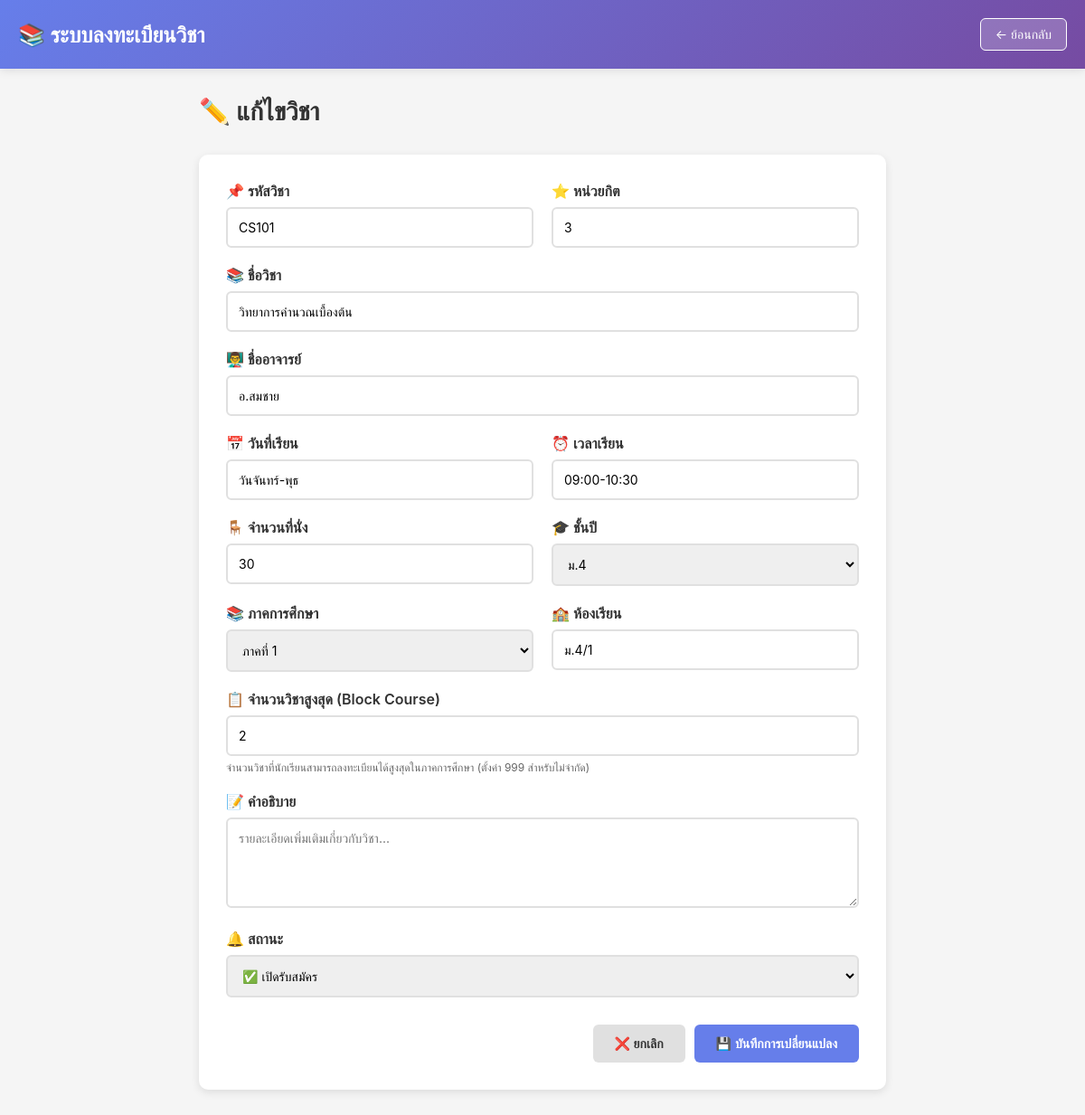
Page /admin/course-edit.php?course_id=1 (signed in) on the committed database.
### tables this page shows
CREATE TABLE courses (
    id INT AUTO_INCREMENT PRIMARY KEY,
    course_code VARCHAR(50) NOT NULL,
    course_name VARCHAR(255) NOT NULL,
    teacher_name VARCHAR(150) NOT NULL,
    credits INT NOT NULL,
    schedule_day VARCHAR(100),
    schedule_time VARCHAR(50),
    max_seats INT NOT NULL DEFAULT 30,
    grade_level INT NOT NULL COMMENT '4, 5, 6 (ชั้นปี)',
    semester INT NOT NULL COMMENT '1, 2',
    classroom VARCHAR(50) NOT NULL COMMENT 'ห้องเรียน เช่น ม.4/1',
    max_enrollments INT NOT NULL DEFAULT 999 COMMENT 'Block course: จำนวนวิชาสูงสุด',
    academic_year INT NOT NULL DEFAULT 2024,
    status ENUM('open', 'closed') DEFAULT 'open',
    description TEXT,
    created_at TIMESTAMP DEFAULT CURRENT_TIMESTAMP,
    updated_at TIMESTAMP DEFAULT CURRENT_TIMESTAMP ON UPDATE CURRENT_TIMESTAMP,
    UNIQUE KEY unique_course_period (course_code, grade_level, semester, classroom, academic_year),
    INDEX idx_course_code (course_code),
    INDEX idx_grade_level (grade_level),
    INDEX idx_semester (semester),
    INDEX idx_classroom (classroom),
    INDEX idx_status (status),
    INDEX idx_academic_year (academic_year)
);

### admin/course-edit.php (the view, shortened to what this page needs)
<?php
include '../config.php';
$course_id = (int)($_GET['course_id'] ?? 0);
$course_query = "SELECT * FROM courses WHERE id = ?";
$course_stmt = $conn->prepare($course_query);
$course_stmt->bind_param("i", $course_id);
$course_stmt->execute();
$course_result = $course_stmt->get_result();
$course = $course_result->fetch_assoc();
?>
<!DOCTYPE html>
<html lang="th">
<head>
</head>
<body>
    <div class="navbar">
        <div class="navbar-container">
            <div class="navbar-brand">📚 <?php echo SITE_NAME; ?></div>
            <a href="javascript:history.back()" class="btn-back">← ย้อนกลับ</a>
        </div>
    </div>
    <div class="container">
        <div class="page-header">
            <h2>✏️ แก้ไขวิชา</h2>
        </div>
        <div class="form-card">
            <form method="POST">
                <div class="form-row">
                    <div class="form-group">
                        <label>📌 รหัสวิชา</label>
                        <input type="text" name="course_code" value="<?php echo htmlspecialchars($course['course_code']); ?>" required>
                    </div>
                    <div class="form-group">
                        <label>⭐ หน่วยกิต</label>
                        <input type="number" name="credits" value="<?php echo $course['credits']; ?>" min="1" required>
                    </div>
                </div>
                <div class="form-group">
                    <label>📚 ชื่อวิชา</label>
                    <input type="text" name="course_name" value="<?php echo htmlspecialchars($course['course_name']); ?>" required>
                </div>
                <div class="form-group">
                    <label>👨‍🏫 ชื่ออาจารย์</label>
                    <input type="text" name="teacher_name" value="<?php echo htmlspecialchars($course['teacher_name']); ?>" required>
                </div>
                <div class="form-row">
                    <div class="form-group">
                        <label>📅 วันที่เรียน</label>
                        <input type="text" name="schedule_day" value="<?php echo htmlspecialchars($course['schedule_day']); ?>" placeholder="เช่น วันจันทร์-พุธ">
                    </div>
                    <div class="form-group">
                        <label>⏰ เวลาเรียน</label>
                        <input type="text" name="schedule_time" value="<?php echo htmlspecialchars($course['schedule_time']); ?>" placeholder="เช่น 09:00-10:30">
                    </div>
                </div>
                <div class="form-row">
                    <div class="form-group">
                        <label>🪑 จำนวนที่นั่ง</label>
                        <input type="number" name="max_seats" value="<?php echo $course['max_seats']; ?>" min="1" required>
                    </div>
                    <div class="form-group">
                        <label>🎓 ชั้นปี</label>
                        <select name="grade_level" required>
                            <option value="4" <?php echo $course['grade_level'] == 4 ? 'selected' : ''; ?>>ม.4</option>
                        </select>
                    </div>
                </div>
                <div class="form-row">
                    <div class="form-group">
                        <label>📚 ภาคการศึกษา</label>
                        <select name="semester" required>
                            <option value="1" <?php echo $course['semester'] == 1 ? 'selected' : ''; ?>>ภาคที่ 1</option>
                        </select>
                    </div>
                    <div class="form-group">
                        <label>🏫 ห้องเรียน</label>
                        <input type="text" name="classroom" value="<?php echo htmlspecialchars($course['classroom']); ?>" placeholder="เช่น ม.4/1" required>
                    </div>
                </div>
                <div class="form-group">
                    <label>📋 จำนวนวิชาสูงสุด (Block Course)</label>
                    <input type="number" name="max_enrollments" value="<?php echo $course['max_enrollments']; ?>" min="1">
                    <div class="help-text">จำนวนวิชาที่นักเรียนสามารถลงทะเบียนได้สูงสุดในภาคการศึกษา (ตั้งค่า 999 สำหรับไม่จำกัด)</div>
                </div>
                <div class="form-group">
                    <label>📝 คำอธิบาย</label>
                    <textarea name="description" placeholder="รายละเอียดเพิ่มเติมเกี่ยวกับวิชา..."><?php echo htmlspecialchars($course['description']); ?></textarea>
                </div>
                <div class="form-group">
                    <label>🔔 สถานะ</label>
                    <select name="status" required>
                        <option value="open" <?php echo $course['status'] == 'open' ? 'selected' : ''; ?>>✅ เปิดรับสมัคร</option>
                    </select>
                </div>
                <div class="form-actions">
                    <a href="courses-management.php" class="btn btn-secondary">❌ ยกเลิก</a>
                    <button type="submit" class="btn btn-primary">💾 บันทึกการเปลี่ยนแปลง</button>
                </div>
            </form>
        </div>
    </div>
</body>
</html>

### admin/course-edit.php (style rules this page uses)
* { margin: 0; padding: 0; box-sizing: border-box; }
body { font-family: -apple-system, BlinkMacSystemFont, 'Segoe UI', Roboto, sans-serif; background: #f5f5f5; }
.navbar { background: linear-gradient(135deg, #667eea 0%, #764ba2 100%); color: white; padding: 20px 0; box-shadow: 0 2px 10px rgba(0,0,0,0.1); }
.navbar-container { max-width: 1200px; margin: 0 auto; padding: 0 20px; display: flex; justify-content: space-between; align-items: center; }
.navbar-brand { font-size: 24px; font-weight: 700; }
.btn-back { padding: 8px 16px; background: rgba(255,255,255,0.2); color: white; border: 1px solid white; border-radius: 6px; cursor: pointer; text-decoration: none; font-size: 14px; transition: all 0.3s; }
.container { max-width: 800px; margin: 30px auto; padding: 0 20px; }
.page-header { display: flex; justify-content: space-between; align-items: center; margin-bottom: 30px; flex-wrap: wrap; gap: 15px; }
.page-header h2 { font-size: 28px; color: #333; }
.form-card { background: white; border-radius: 10px; box-shadow: 0 3px 10px rgba(0,0,0,0.1); padding: 30px; }
.form-group { margin-bottom: 20px; }
.form-group label { display: block; margin-bottom: 8px; font-weight: 600; color: #333; }
.form-group input, .form-group textarea, .form-group select { width: 100%; padding: 12px; border: 2px solid #e0e0e0; border-radius: 6px; font-size: 14px; font-family: inherit; }
.form-group textarea { resize: vertical; min-height: 100px; }
.form-row { display: grid; grid-template-columns: 1fr 1fr; gap: 20px; }
.form-actions { display: flex; gap: 10px; margin-top: 30px; justify-content: flex-end; }
.btn { padding: 12px 24px; border: none; border-radius: 6px; font-size: 14px; font-weight: 600; cursor: pointer; transition: all 0.3s; text-decoration: none; display: inline-flex; align-items: center; gap: 8px; }
.btn-primary { background: #667eea; color: white; }
.btn-secondary { background: #e0e0e0; color: #333; }
.help-text { font-size: 12px; color: #666; margin-top: 5px; }

### rows in the picture
courses: course_code "CS101", credits "3", course_name "วิทยาการคำนวณเบื้องต้น", teacher_name "อ.สมชาย", schedule_day "วันจันทร์-พุธ", schedule_time "09:00-10:30", max_seats "30", grade_level "ม.4", semester "ภาคที่ 1", classroom "ม.4/1", max_enrollments "2", status "✅ เปิดรับสมัคร"

### other values in the picture
SITE_NAME "ระบบลงทะเบียนวิชา"
